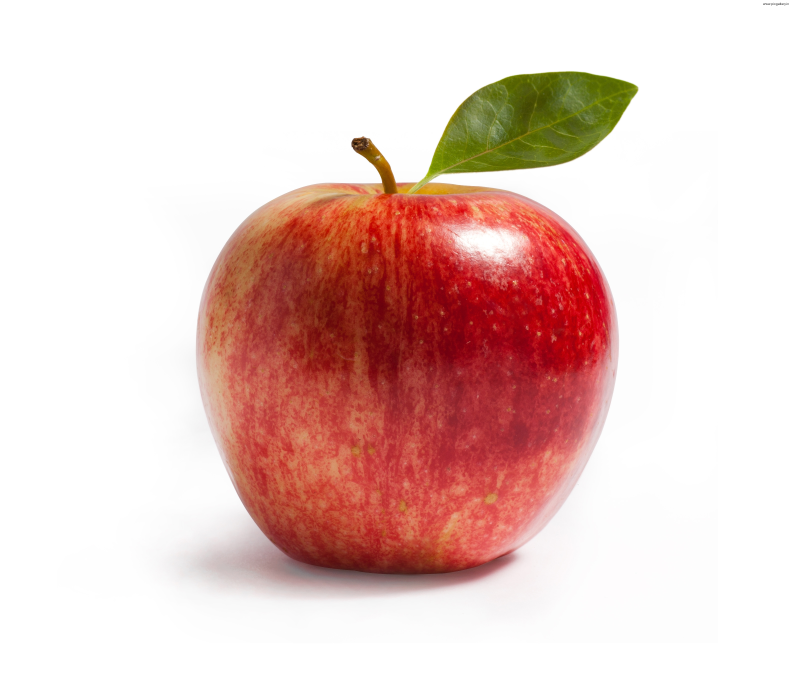
#> input picture files/apple.jpg, 3172 x 2709 px, found by its file name (shown at 1/4 size)
$ python Canny.py
#> lines starting #> are read from the running program, lines starting #| are printed output that depends on the picture; after the words box and inside, x2 and y2 are one past the last pixel; in counts of white or black regions, pixels touching at a corner belong together
import cv2
import numpy as np

img = cv2.imread("..\\files\\apple.jpg", cv2.IMREAD_UNCHANGED)
#> img is the input picture: shape (2709, 3172, 3); mean B, G, R 196.8, 201.9, 230.8
img = cv2.pyrDown(img)
#> img: shape (1355, 1586, 3)
img = cv2.pyrDown(img)
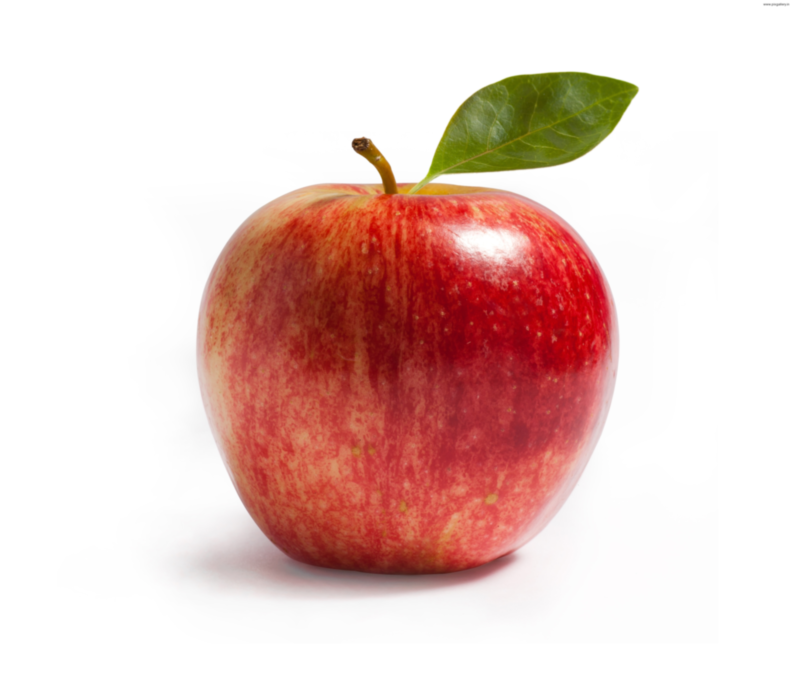
#> img: shape (678, 793, 3); mean B, G, R 196.8, 202, 230.8

edges = cv2.Canny(img, 100, 200)
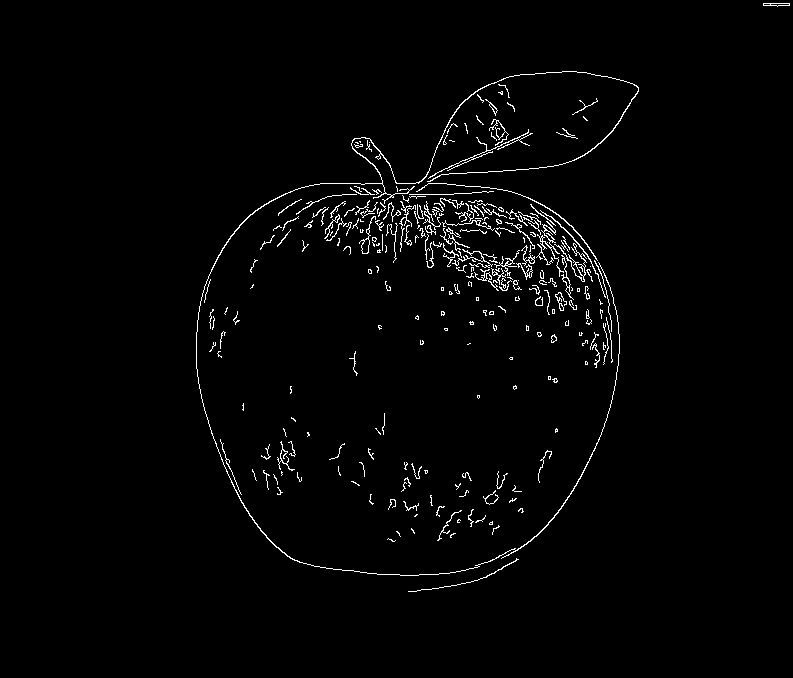
#> edges: shape (678, 793); 1.8% white in thin lines or dots, all inside (x1, y1, x2, y2) = (196, 3, 790, 592)

cv2.imshow('image', edges)
cv2.waitKey(0)
cv2.destroyAllWindows()

$ run again, with files/orange.jpg copied over files/apple.jpg
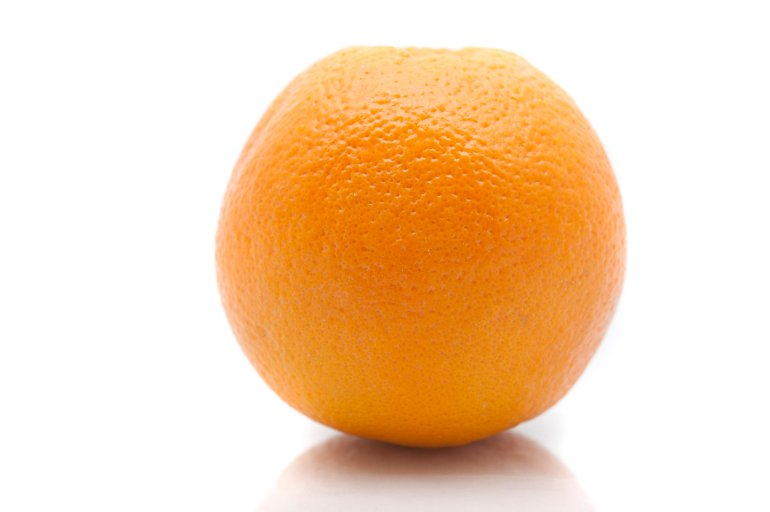
#> input picture files/orange.jpg, 770 x 512 px, found by its file name
#> img is the input picture: shape (512, 770, 3); mean B, G, R 181.4, 214.3, 246.3
#> `img = cv2.pyrDown(img)`:
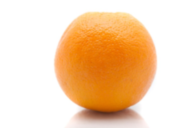
#> img: shape (128, 193, 3); mean B, G, R 181.6, 214.5, 246.3
#> `edges = cv2.Canny(img, 100, 200)`:
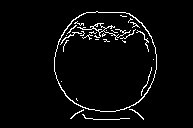
#> edges: shape (128, 193); 3.7% white in thin lines or dots, all inside (x1, y1, x2, y2) = (54, 11, 157, 120)
